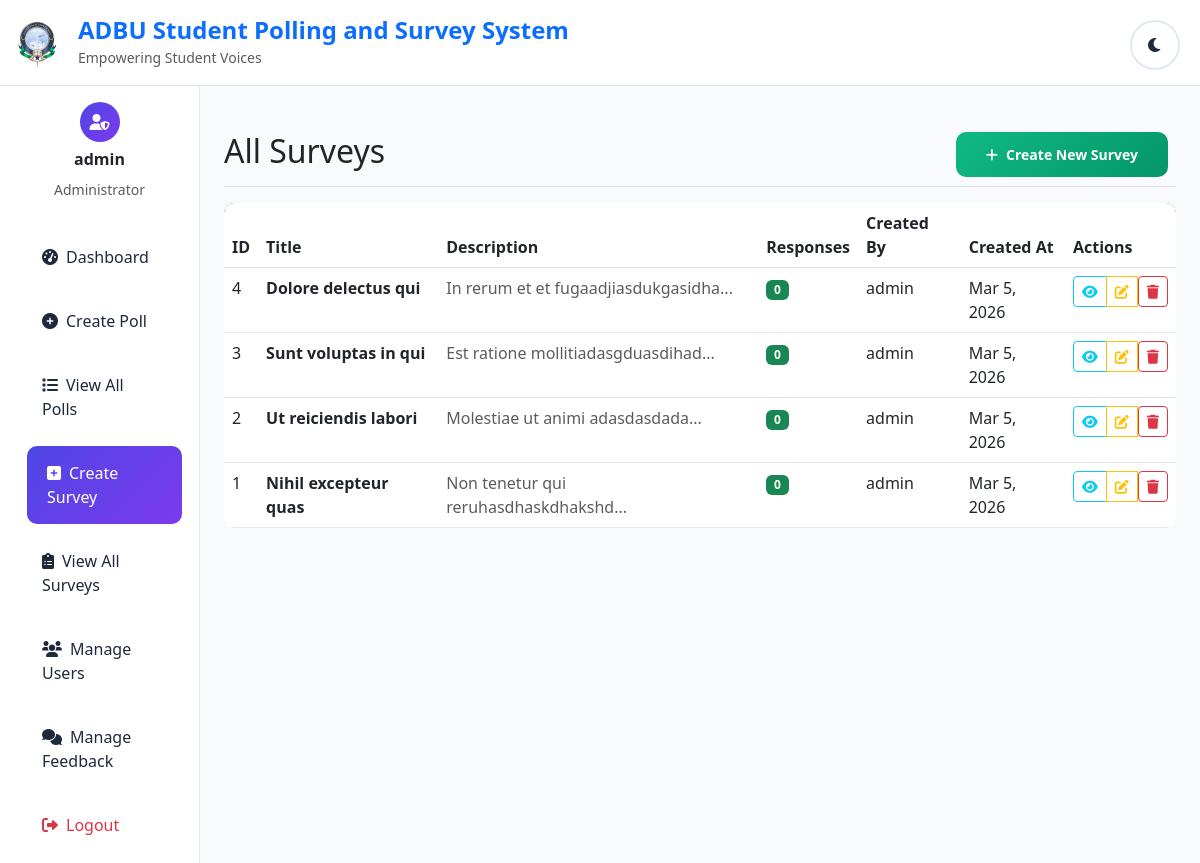
The app's page /view_surveys.php (signed in) with its own data.
### tables this page shows
CREATE TABLE `surveys` (
  `id` int(11) NOT NULL,
  `title` varchar(255) NOT NULL,
  `description` text DEFAULT NULL,
  `created_by` int(11) DEFAULT NULL,
  `created_at` timestamp NOT NULL DEFAULT current_timestamp()
);

CREATE TABLE `users` (
  `id` int(11) NOT NULL,
  `name` varchar(100) NOT NULL,
  `email` varchar(100) NOT NULL,
  `password` varchar(255) NOT NULL,
  `role` enum('admin','student') NOT NULL DEFAULT 'student',
  `created_at` timestamp NOT NULL DEFAULT current_timestamp()
);

### includes/functions.php (called while the page is built, shortened)
<?php
function formatDate($dateString) {
    $date = new DateTime($dateString);
    return $date->format('M j, Y');
}
?>

### view_surveys.php (the view, shortened to what this page needs)
<?php
require_once '../includes/functions.php';
$surveys_sql = "SELECT s.*, u.name as creator_name, COUNT(sr.id) as response_count
                FROM surveys s
                LEFT JOIN users u ON s.created_by = u.id
                LEFT JOIN survey_responses sr ON s.id = sr.survey_id
                GROUP BY s.id
                ORDER BY s.created_at DESC";
$surveys = $conn->query($surveys_sql);
?>
<!DOCTYPE html>
<html lang="en">
<head>
    <link href="https://cdn.jsdelivr.net/npm/bootstrap@5.3.0/dist/css/bootstrap.min.css" rel="stylesheet">
    <link href="https://cdnjs.cloudflare.com/ajax/libs/font-awesome/6.0.0/css/all.min.css" rel="stylesheet">
    <link href="../assets/css/style.css" rel="stylesheet">
</head>
<body>
    <?php include '../includes/header.php'; ?>
    <div class="container-fluid">
        <div class="row">
            <nav class="col-md-3 col-lg-2 d-md-block sidebar collapse">
                <div class="position-sticky pt-3">
                    <div class="text-center mb-4">
                        <div class="user-avatar mx-auto mb-2">
                            <i class="fas fa-user-shield"></i>
                        </div>
                        <h6 class="fw-bold"><?= htmlspecialchars($_SESSION['name']) ?></h6>
                        <small class="text-muted">Administrator</small>
                    </div>
                    <ul class="nav flex-column">
                        <li class="nav-item">
                            <a class="nav-link" href="dashboard.php">
                                <i class="fas fa-tachometer-alt me-2"></i>Dashboard
                            </a>
                        </li>
                        <li class="nav-item">
                            <a class="nav-link" href="create_poll.php">
                                <i class="fas fa-plus-circle me-2"></i>Create Poll
                            </a>
                        </li>
                        <li class="nav-item">
                            <a class="nav-link" href="view_polls.php">
                                <i class="fas fa-list me-2"></i>View All Polls
                            </a>
                        </li>
                        <li class="nav-item">
                            <a class="nav-link active" href="create_survey.php">
                                <i class="fas fa-plus-square me-2"></i>Create Survey
                            </a>
                        </li>
                        <li class="nav-item">
                            <a class="nav-link" href="view_surveys.php">
                                <i class="fas fa-clipboard-list me-2"></i>View All Surveys
                            </a>
                        </li>
                        <li class="nav-item">
                            <a class="nav-link" href="manage_users.php">
                                <i class="fas fa-users me-2"></i>Manage Users
                            </a>
                        </li>
                        <li class="nav-item">
                            <a class="nav-link" href="manage_feedback.php">
                                <i class="fas fa-comments me-2"></i>Manage Feedback
                            </a>
                        </li>
                        <li class="nav-item">
                            <a class="nav-link text-danger" href="../logout.php">
                                <i class="fas fa-sign-out-alt me-2"></i>Logout
                            </a>
                        </li>
                    </ul>
                </div>
            </nav>
            <main class="col-md-9 ms-sm-auto col-lg-10 px-md-4 main-content">
                <div class="d-flex justify-content-between flex-wrap flex-md-nowrap align-items-center pt-3 pb-2 mb-3 border-bottom">
                    <h1 class="h2">All Surveys</h1>
                    <div class="btn-toolbar mb-2 mb-md-0">
                        <div class="btn-group me-2">
                            <a href="create_survey.php" class="btn btn-sm btn-success">
                                <i class="fas fa-plus me-2"></i>Create New Survey
                            </a>
                        </div>
                    </div>
                </div>
                <?php if ($surveys->num_rows > 0): ?>
                    <div class="table-responsive">
                        <table class="table table-hover" id="surveysTable">
                            <thead>
                                <tr>
                                    <th>ID</th>
                                    <th>Title</th>
                                    <th>Description</th>
                                    <th>Responses</th>
                                    <th>Created By</th>
                                    <th>Created At</th>
                                    <th>Actions</th>
                                </tr>
                            </thead>
                            <tbody>
                                <?php while ($survey = $surveys->fetch_assoc()): ?>
                                    <tr>
                                        <td><?= $survey['id'] ?></td>
                                        <td>
                                            <strong><?= htmlspecialchars($survey['title']) ?></strong>
                                        </td>
                                        <td>
                                            <span class="text-muted" title="<?= htmlspecialchars($survey['description']) ?>">
                                                <?= substr(htmlspecialchars($survey['description']), 0, 100) ?>...
                                            </span>
                                        </td>
                                        <td>
                                            <span class="badge bg-success"><?= $survey['response_count'] ?></span>
                                        </td>
                                        <td><?= htmlspecialchars($survey['creator_name']) ?></td>
                                        <td><?= formatDate($survey['created_at']) ?></td>
                                        <td>
                                            <div class="btn-group" role="group">
                                                <button type="button" class="btn btn-sm btn-outline-info"
                                                        onclick="viewSurveyResponses(<?= $survey['id'] ?>)">
                                                    <i class="fas fa-eye"></i>
                                                </button>
                                                <button type="button" class="btn btn-sm btn-outline-warning"
                                                        onclick="editSurvey(<?= $survey['id'] ?>)">
                                                    <i class="fas fa-edit"></i>
                                                </button>
                                                <form method="POST" style="display: inline;"
                                                      onsubmit="return confirm('Are you sure you want to delete this survey? All responses will be permanently deleted.')">
                                                    <button type="submit" name="delete_survey" class="btn btn-sm btn-outline-danger">
                                                        <i class="fas fa-trash"></i>
                                                    </button>
                                                </form>
                                            </div>
                                        </td>
                                    </tr>
                                <?php endwhile; ?>
                            </tbody>
                        </table>
                    </div>
                <?php endif; ?>
            </main>
        </div>
    </div>
</body>
</html>

### assets/css/style.css (style rules this page uses)
:root { --primary-color: #4f46e5; --secondary-color: #7c3aed; --success-color: #10b981; --danger-color: #ef4444; --warning-color: #f59e0b; --info-color: #3b82f6; --light-bg: #f8fafc; --dark-bg: #1e293b; --light-card: #ffffff; --dark-card: #334155; --light-text: #1e293b; --dark-text: #f1f5f9; --border-color: #e2e8f0; --shadow: 0 10px 15px -3px rgba(0, 0, 0, 0.1); }
* { margin: 0; padding: 0; box-sizing: border-box; }
body { font-family: 'Segoe UI', Tahoma, Geneva, Verdana, sans-serif; background: linear-gradient(135deg, var(--primary-color) 0%, var(--secondary-color) 100%); min-height: 100vh; transition: all 0.3s ease; }
.btn-success { background: linear-gradient(135deg, var(--success-color), #059669); border: none; border-radius: 10px; padding: 12px 30px; font-weight: 600; transition: all 0.3s ease; }
.sidebar { min-height: 100vh; background: var(--light-card); border-right: 1px solid var(--border-color); transition: all 0.3s ease; }
.sidebar .nav-link { color: var(--light-text); padding: 15px 20px; border-radius: 10px; margin: 5px 10px; transition: all 0.3s ease; }
.sidebar .nav-link:hover, .sidebar .nav-link.active { background: linear-gradient(135deg, var(--primary-color), var(--secondary-color)); color: white; transform: translateX(5px); }
.main-content { background: var(--light-bg); min-height: 100vh; padding: 30px; }
.user-avatar { width: 40px; height: 40px; border-radius: 50%; background: linear-gradient(135deg, var(--primary-color), var(--secondary-color)); display: flex; align-items: center; justify-content: center; color: white; font-weight: bold; }
.table { background: var(--light-card); border-radius: 10px; overflow: hidden; }
.table thead { background: linear-gradient(135deg, var(--primary-color), var(--secondary-color)); color: white; }
.table tbody tr { border-bottom: 1px solid var(--border-color); transition: all 0.3s ease; }

### records on screen
surveys: id "4", title "Dolore delectus qui", description "In rerum et et fugaadjiasdukgasidha", response_count "0", created_by.name "admin", created_at "Mar 5, 2026"
surveys: id "3", title "Sunt voluptas in qui", description "Est ratione mollitiadasgduasdihad", response_count "0", created_by.name "admin", created_at "Mar 5, 2026"
surveys: id "2", title "Ut reiciendis labori", description "Molestiae ut animi adasdasdada", response_count "0", created_by.name "admin", created_at "Mar 5, 2026"
surveys: id "1", title "Nihil excepteur quas", description "Non tenetur qui reruhasdhaskdhakshd", response_count "0", created_by.name "admin", created_at "Mar 5, 2026"

### other values on screen
$_SESSION['name'] "admin"
